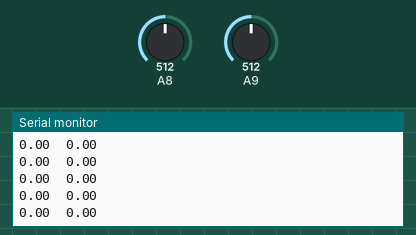
Recording of a sketch running on a simulated Arduino Leonardo, built with avr-gcc and run on an emulated ATmega32U4. Shown: the last lines printed to the serial monitor. The test bench sets the inputs (shaded band); at power-on: A8 = 512, A9 = 512.

Above: at 1.2 s.
1.3 s: A8 set to 306
At 1.32 s:
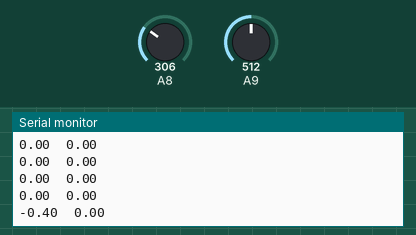
2.8 s: A9 set to 306
At 2.84 s:
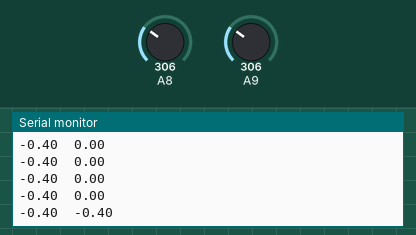
4.3 s: A8 set to 122
At 4.36 s:
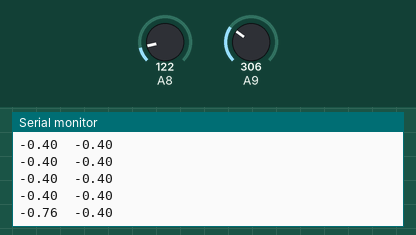
5.8 s: A9 set to 122
At 5.88 s:
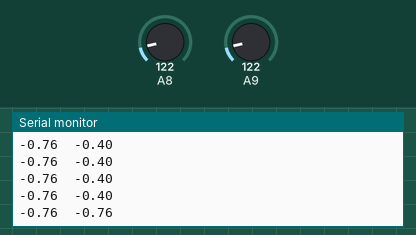
Timing chart, 0 to 8.3 s (numbered marks = the images above; inputs shaded):
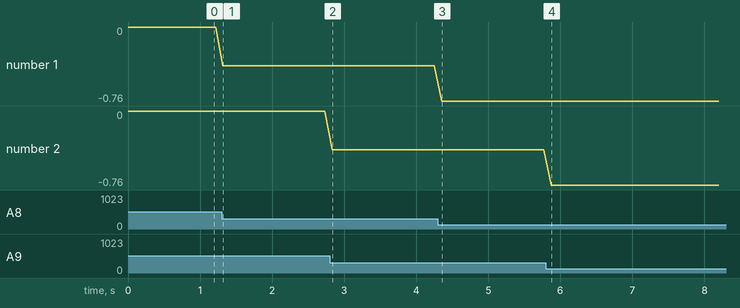

Measured:
- after the input at 1.3 s, the serial monitor: prints a new line at once (image 1)
- after the input at 2.8 s, the serial monitor: prints a new line at once (image 2)
- after the input at 4.3 s, the serial monitor: prints a new line after 0.05 s (image 3)
- after the input at 5.8 s, the serial monitor: prints a new line after 0.07 s (image 4)
- plotted number 1: 0 → -0.4 after the input at 1.3 s, -0.4 → -0.76 after the input at 4.3 s

The sketch:

joystick_demo.ino
```cpp
#include <joystick.h>

// Yellow Cable
#define JOY_X A8
// Blue Cable
#define JOY_Y A9

void setup() {
    Serial.begin(9600);
}

void loop() {
    // Values range from 0 to 1023 inclusive
    /* float xValue = analogRead(JOY_X)*/
    /* float yValue = analogRead(JOY_Y)*/

    // Values range from -1.0 to 1.0 inclusive
    float xValue = joystick_read(JOY_X);
    float yValue = joystick_read(JOY_Y);

    Serial.print(xValue);
    Serial.print("\t");
    Serial.print(yValue);
    Serial.println("");
    delay(100);
}
```
